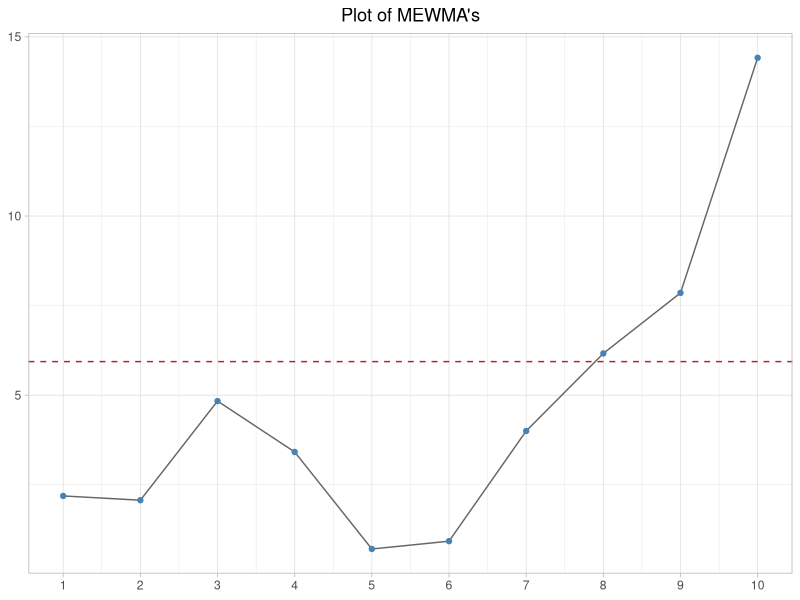

This figure's R source:
## ---- chunk 1
#| include: false
# Verify the table above against directly computed values of (1-lambda)^(2i).
one_minus_lambda <- c(0.9, 0.8, 0.7, 0.6, 0.5, 0.4, 0.3, 0.2, 0.1)
two_i <- c(4, 6, 8, 10, 12, 20, 30, 40, 50)
lambda_table <- outer(one_minus_lambda, two_i, function(a, b) a^b)
## ---- chunk 2
#| label: setup-mewma
#| code-fold: true
#| message: false
library(tidyverse)

mewma_data <- tibble(
  Series1 = c(-1.190, 0.120, -1.690, 0.300, 0.890, 0.820, -0.300, 0.630, 1.560, 1.460),
  Series2 = c(0.590, 0.900, 0.400, 0.460, -0.750, 0.980, 2.280, 1.750, 1.580, 3.050)
)

lambda <- 0.10
Sigma <- cov(mewma_data)
n <- nrow(mewma_data)

Z <- matrix(0, n, 2)
z_prev <- c(0, 0)
T2 <- numeric(n)
for (i in seq_len(n)) {
  Z[i, ] <- lambda * as.numeric(mewma_data[i, ]) + (1 - lambda) * z_prev
  z_prev <- Z[i, ]
  Sigma_Zi <- (lambda / (2 - lambda)) * (1 - (1 - lambda)^(2 * i)) * Sigma
  T2[i] <- t(Z[i, ]) %*% solve(Sigma_Zi) %*% Z[i, ]
}

mewma_data <- mewma_data |>
  mutate(Z1 = Z[, 1], Z2 = Z[, 2], T2 = T2)
## ---- chunk 3
#| echo: false
mewma_data |>
  transmute(
    `Series 1` = sprintf("%.3f", Series1), `Series 2` = sprintf("%.3f", Series2),
    `MEWMA 1` = sprintf("%.3f", Z1), `MEWMA 2` = sprintf("%.3f", Z2),
    `MEWMA Statistic` = sprintf("%.4f", T2)
  ) |>
  knitr::kable(align = "rrrrr")
## ---- chunk 4
#| label: fig-pmc-343-mewma-plot
#| fig-cap: "Sample MEWMA plot of the above data"
#| code-fold: true
ucl_mewma <- 5.938

ggplot(mewma_data, aes(seq_along(T2), T2)) +
  geom_line(color = "grey40") +
  geom_point(color = "steelblue") +
  geom_hline(yintercept = ucl_mewma, color = "firebrick", linetype = "dashed") +
  scale_x_continuous(breaks = 1:10) +
  labs(title = "Plot of MEWMA's", x = NULL, y = NULL) +
  theme_light() +
  theme(plot.title = element_text(hjust = 0.5))
